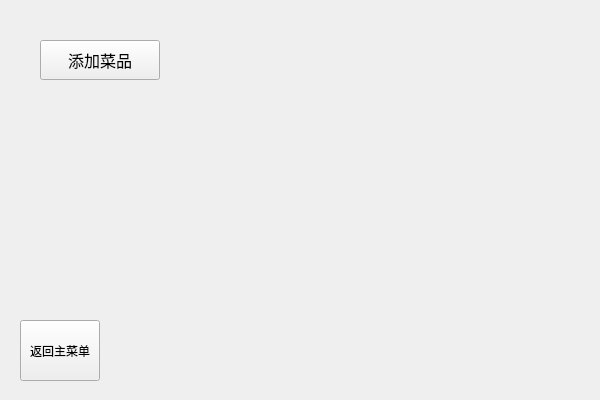
<?xml version="1.0" encoding="UTF-8"?>
<ui version="4.0">
 <class>SetPage</class>
 <widget class="QWidget" name="SetPage">
  <property name="geometry">
   <rect>
    <x>0</x>
    <y>0</y>
    <width>600</width>
    <height>400</height>
   </rect>
  </property>
  <property name="minimumSize">
   <size>
    <width>600</width>
    <height>400</height>
   </size>
  </property>
  <property name="maximumSize">
   <size>
    <width>600</width>
    <height>400</height>
   </size>
  </property>
  <property name="windowTitle">
   <string>设置</string>
  </property>
  <widget class="QPushButton" name="pushButton">
   <property name="geometry">
    <rect>
     <x>20</x>
     <y>320</y>
     <width>80</width>
     <height>61</height>
    </rect>
   </property>
   <property name="cursor">
    <cursorShape>PointingHandCursor</cursorShape>
   </property>
   <property name="text">
    <string>返回主菜单</string>
   </property>
  </widget>
  <widget class="QPushButton" name="addnew_button">
   <property name="geometry">
    <rect>
     <x>40</x>
     <y>40</y>
     <width>120</width>
     <height>40</height>
    </rect>
   </property>
   <property name="minimumSize">
    <size>
     <width>120</width>
     <height>40</height>
    </size>
   </property>
   <property name="maximumSize">
    <size>
     <width>120</width>
     <height>40</height>
    </size>
   </property>
   <property name="font">
    <font>
     <family>楷体</family>
     <pointsize>12</pointsize>
    </font>
   </property>
   <property name="cursor">
    <cursorShape>PointingHandCursor</cursorShape>
   </property>
   <property name="text">
    <string>添加菜品</string>
   </property>
  </widget>
 </widget>
 <resources/>
 <connections/>
</ui>
